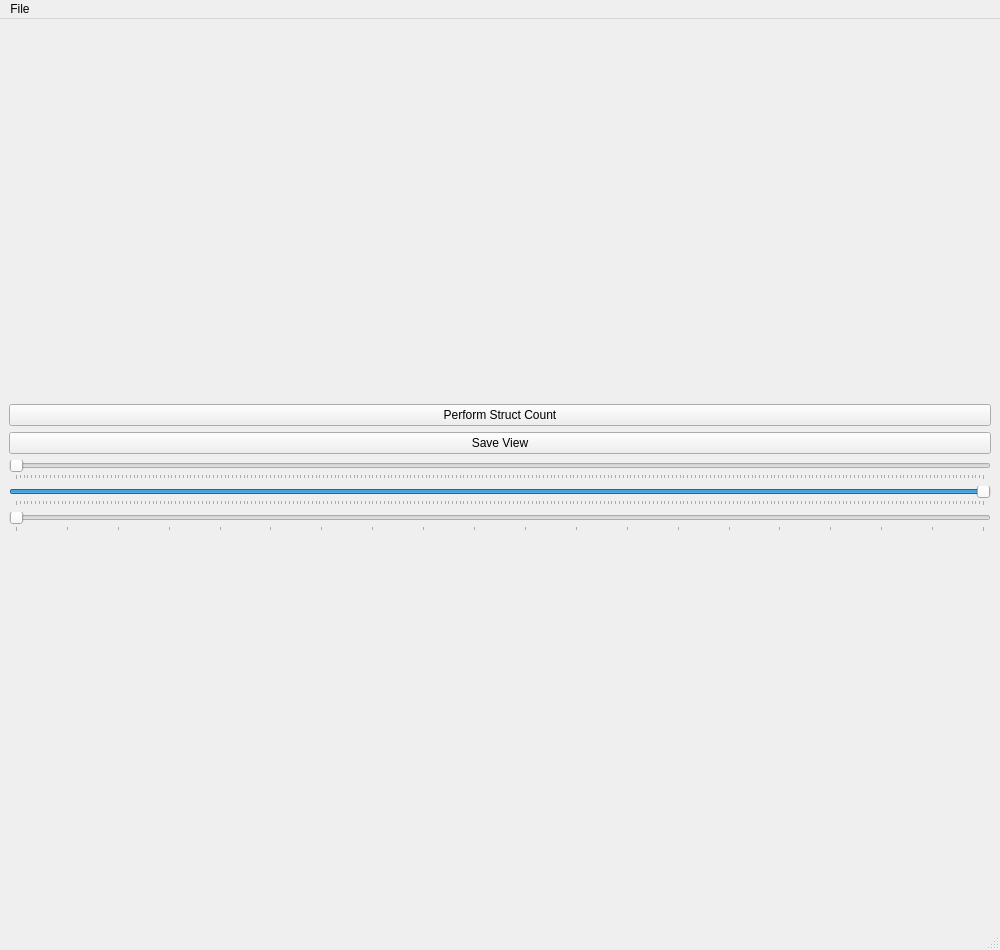
<?xml version="1.0" encoding="UTF-8"?>
<ui version="4.0">
 <class>MainWindow</class>
 <widget class="QMainWindow" name="MainWindow">
  <property name="geometry">
   <rect>
    <x>0</x>
    <y>0</y>
    <width>1000</width>
    <height>950</height>
   </rect>
  </property>
  <property name="sizePolicy">
   <sizepolicy hsizetype="Preferred" vsizetype="Preferred">
    <horstretch>0</horstretch>
    <verstretch>0</verstretch>
   </sizepolicy>
  </property>
  <property name="windowTitle">
   <string>STIM Tool</string>
  </property>
  <property name="windowIcon">
   <iconset>
    <normaloff>meduni_logo.png</normaloff>meduni_logo.png</iconset>
  </property>
  <widget class="QWidget" name="centralwidget">
   <layout class="QVBoxLayout" name="verticalLayout_3">
    <property name="leftMargin">
     <number>9</number>
    </property>
    <property name="topMargin">
     <number>9</number>
    </property>
    <property name="rightMargin">
     <number>9</number>
    </property>
    <property name="bottomMargin">
     <number>0</number>
    </property>
    <item>
     <layout class="QVBoxLayout" name="mainVerticalLayout">
      <item>
       <layout class="QGridLayout" name="bottomGridLayout">
        <item row="8" column="1">
         <widget class="QSlider" name="par2Slider">
          <property name="maximum">
           <number>255</number>
          </property>
          <property name="sliderPosition">
           <number>255</number>
          </property>
          <property name="orientation">
           <enum>Qt::Horizontal</enum>
          </property>
          <property name="tickPosition">
           <enum>QSlider::TicksBelow</enum>
          </property>
          <property name="tickInterval">
           <number>1</number>
          </property>
         </widget>
        </item>
        <item row="6" column="1">
         <widget class="QSlider" name="par1Slider">
          <property name="maximum">
           <number>255</number>
          </property>
          <property name="orientation">
           <enum>Qt::Horizontal</enum>
          </property>
          <property name="tickPosition">
           <enum>QSlider::TicksBelow</enum>
          </property>
          <property name="tickInterval">
           <number>1</number>
          </property>
         </widget>
        </item>
        <item row="0" column="1">
         <widget class="QPushButton" name="countButton">
          <property name="text">
           <string>Perform Struct Count</string>
          </property>
         </widget>
        </item>
        <item row="10" column="1">
         <widget class="QLabel" name="bottomLabel">
          <property name="sizePolicy">
           <sizepolicy hsizetype="Minimum" vsizetype="Maximum">
            <horstretch>0</horstretch>
            <verstretch>0</verstretch>
           </sizepolicy>
          </property>
          <property name="wordWrap">
           <bool>true</bool>
          </property>
         </widget>
        </item>
        <item row="4" column="1">
         <widget class="QPushButton" name="saveButton">
          <property name="text">
           <string>Save View</string>
          </property>
         </widget>
        </item>
        <item row="9" column="1">
         <widget class="QSlider" name="par3Slider">
          <property name="minimum">
           <number>1</number>
          </property>
          <property name="maximum">
           <number>20</number>
          </property>
          <property name="orientation">
           <enum>Qt::Horizontal</enum>
          </property>
          <property name="tickPosition">
           <enum>QSlider::TicksBelow</enum>
          </property>
          <property name="tickInterval">
           <number>1</number>
          </property>
         </widget>
        </item>
       </layout>
      </item>
     </layout>
    </item>
   </layout>
  </widget>
  <widget class="QMenuBar" name="menubar">
   <property name="geometry">
    <rect>
     <x>0</x>
     <y>0</y>
     <width>1000</width>
     <height>22</height>
    </rect>
   </property>
   <widget class="QMenu" name="menuFile">
    <property name="title">
     <string>File</string>
    </property>
    <addaction name="openAction"/>
    <addaction name="saveAction"/>
    <addaction name="separator"/>
    <addaction name="exitAction"/>
   </widget>
   <addaction name="menuFile"/>
  </widget>
  <widget class="QStatusBar" name="statusbar"/>
  <action name="openAction">
   <property name="text">
    <string>Open</string>
   </property>
   <property name="toolTip">
    <string>Open</string>
   </property>
   <property name="shortcut">
    <string extracomment="Ctrl+O">Ctrl+O</string>
   </property>
  </action>
  <action name="saveAction">
   <property name="text">
    <string>Save View</string>
   </property>
   <property name="shortcut">
    <string>Ctrl+S</string>
   </property>
  </action>
  <action name="exitAction">
   <property name="text">
    <string>Exit</string>
   </property>
   <property name="shortcut">
    <string>Ctrl+Q</string>
   </property>
  </action>
 </widget>
 <resources/>
 <connections/>
</ui>
